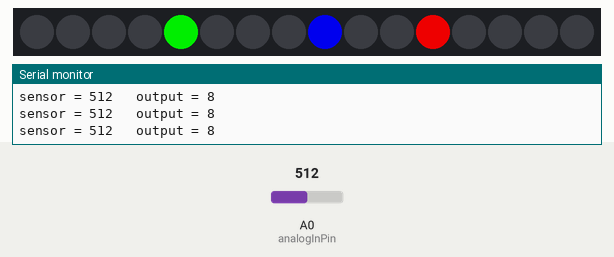
A sketch run on a simulated Arduino Uno, built with avr-gcc and run on an emulated ATmega328P. On the bench: 16 RGB LEDs in strip order, left to right, the last lines printed to the serial monitor. The test bench sets the inputs (shaded band); at power-on: A0 (analogInPin) = 512.

Above: at 1.2 s.
1.3 s: A0 (analogInPin) set to 356
At 2.56 s:
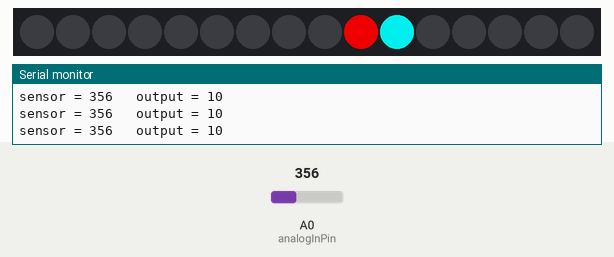
4.2 s: A0 (analogInPin) set to 326
At 4.36 s:
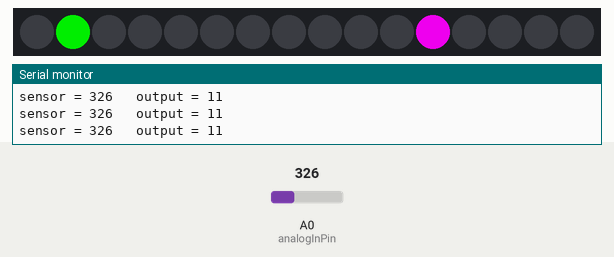
7.2 s: A0 (analogInPin) set to 460
At 7.97 s:
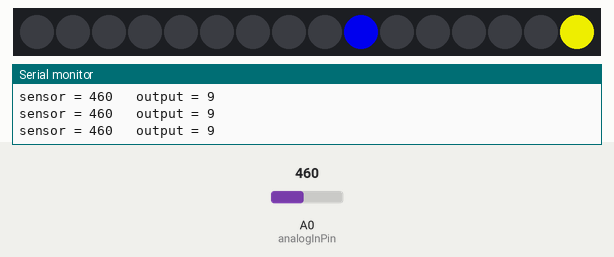
8.7 s: A0 (analogInPin) set to 496
At 11.2 s:
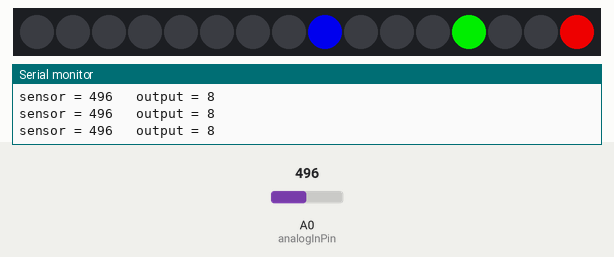

The sketch:

ex05_TS_with_Neopixel_input.ino
```cpp
#include <TaskScheduler.h>
#include <Adafruit_NeoPixel.h>

// NeoPixel input pin
#define PIN  6

// number of of neopixel in the device?
#define NUMPIXELS 16

Adafruit_NeoPixel pixels(NUMPIXELS, PIN, NEO_GRB + NEO_KHZ800);

void sensorCb();
void mainCb();
void redCb();
void grnCb();
void bluCb();

// Defining each task with its speed or how oftern it triggers [interval] in milliseconds,
// the number of repeats [iterations], which can be a number of use TASK_FOREVER for no limit.
// and the callback function to call for each cycle [&NameOfFunction]
// i.e. nameOfTask(interval,iterations,&NameOfFunction)

Task tSense(3, TASK_FOREVER, &sensorCb);
Task tMain(5, TASK_FOREVER, &mainCb);
Task tR(100, TASK_FOREVER, &redCb);
Task tG(250, TASK_FOREVER, &grnCb);
Task tB(500, TASK_FOREVER, &bluCb);

/* A simple data buffer for the leds to keep track
  of each pixel and its RGB values.M
  ake sure the NUMPIXELS match the numbers the array
*/

int redAr[] = {0, 0, 0, 0, 0, 0, 0, 0,0, 0, 0, 0, 0, 0, 0, 0};
int grnAr[] = {0, 0, 0, 0, 0, 0, 0, 0,0, 0, 0, 0, 0, 0, 0, 0};
int bluAr[] = {0, 0, 0, 0, 0, 0, 0, 0,0, 0, 0, 0, 0, 0, 0, 0};

// current color
int mainRed =   0;
int mainGreen = 0;
int mainBlue =  0;

// the starting values for the counters for each task
int mainCounter = 0;
int redCounter = 0;
int grnCounter = 0;
int bluCounter = NUMPIXELS - 1;


//input sensors

const int analogInPin = A0;  // Analog input pin that the potentiometer is attached to
const int analogOutPin = 9; // Analog output pin that the LED is attached to

int sensorValue = 0;        // value read from the pot
int outputValue = 0;        // value output to the PWM (analog out)

//Create main task scheduling object
Scheduler runner;

void setup() {

  Serial.begin(115200);
  // Setting up main TS runner object,
  runner.init();
  Serial.println("Initialized scheduler");

 // adding the tasks to the TS object
  runner.addTask(tSense);
  runner.addTask(tMain);
  runner.addTask(tR);
  runner.addTask(tG);
  runner.addTask(tB);
  Serial.println("tasks added");

  // turning on or 'enabling' each task
  tSense.enable();
  tMain.enable();
  tR.enable();
  tG.enable();
  tB.enable();
  Serial.println("tasks enabled");

  // INITIALIZE NeoPixel strip object (REQUIRED)
  pixels.begin();
  // Set all pixel colors to 'off'
  pixels.clear();
}

void loop() {
  // if using TS then dont put any code in the main loop except
  // for the TS object
  runner.execute();
}

// This main Callback is used to manage the hardware and update it as fast as possible.
// See Task tMain


void sensorCb() {
   // read the analog in value:
  sensorValue = analogRead(analogInPin);
  // map it to the range of the analog out:
  outputValue = map(sensorValue, 0, 1023, 15,0);

  Serial.print("sensor = ");
  Serial.print(sensorValue);
  Serial.print("\t output = ");
  Serial.println(outputValue);

}

void mainCb() {

  for ( int i; i < NUMPIXELS; i++) {
    // Update the pixel colors to the hardware, based on the data buffer.
    pixels.setPixelColor(i, pixels.Color(redAr[i], grnAr[i], bluAr[i]));
    pixels.show();
  }

}

// All 3 color call backs are used at different rates depending on what was defined in
// in addition red and grn go up in sequence, while blu goes down.
// See Tasks tR, tG, tB

void redCb() {

  // clear red buffer
  for (int i = 0; i < NUMPIXELS; i++) {
    redAr[i] = 0;    // turn the LED off by making the voltage LOW
  }

  // reset counter if out of range
  if ( redCounter > NUMPIXELS - 1) {
    redCounter = 0;
  }

  // set color to current red led in count
  redAr[redCounter] = 200; // define the value for current red color
  redCounter++; // next led in sequence

}

void grnCb() {

  // clear grn buffer
  for (int i = 0; i < NUMPIXELS; i++) {
    grnAr[i] = 0;    // turn the LED off by making the voltage LOW
  }

  // reset counter if out of range
  if ( grnCounter > NUMPIXELS - 1) {
    grnCounter = 0;
  }

  // set color to current grn led in count
  grnAr[grnCounter] = 200;
  grnCounter++;

}

void bluCb() {

 tB.setInterval(100);  // changing the rate at what tb runs each task

  // clear blu buffer
  for (int i = 0; i < NUMPIXELS; i++) {
    bluAr[i] = 0;    // turn the LED off by making the voltage LOW
  }

  // reset counter if out of range
//  if ( bluCounter < 0 ) {
//    bluCounter = NUMPIXELS - 1;
//  }

  // using the analog input to control which blue led is shown
  bluCounter  =  outputValue;


  // set color to current blu led in count
  bluAr[bluCounter] = 200;
 // bluCounter--;  // note we are going down in sequence


}
```

Measured:
- the behaviour switches between 341 and 340 on A0 (analogInPin) (found by bisection; images 1 and 2)
- the behaviour switches between 477 and 478 on A0 (analogInPin) (found by bisection; images 3 and 4)
